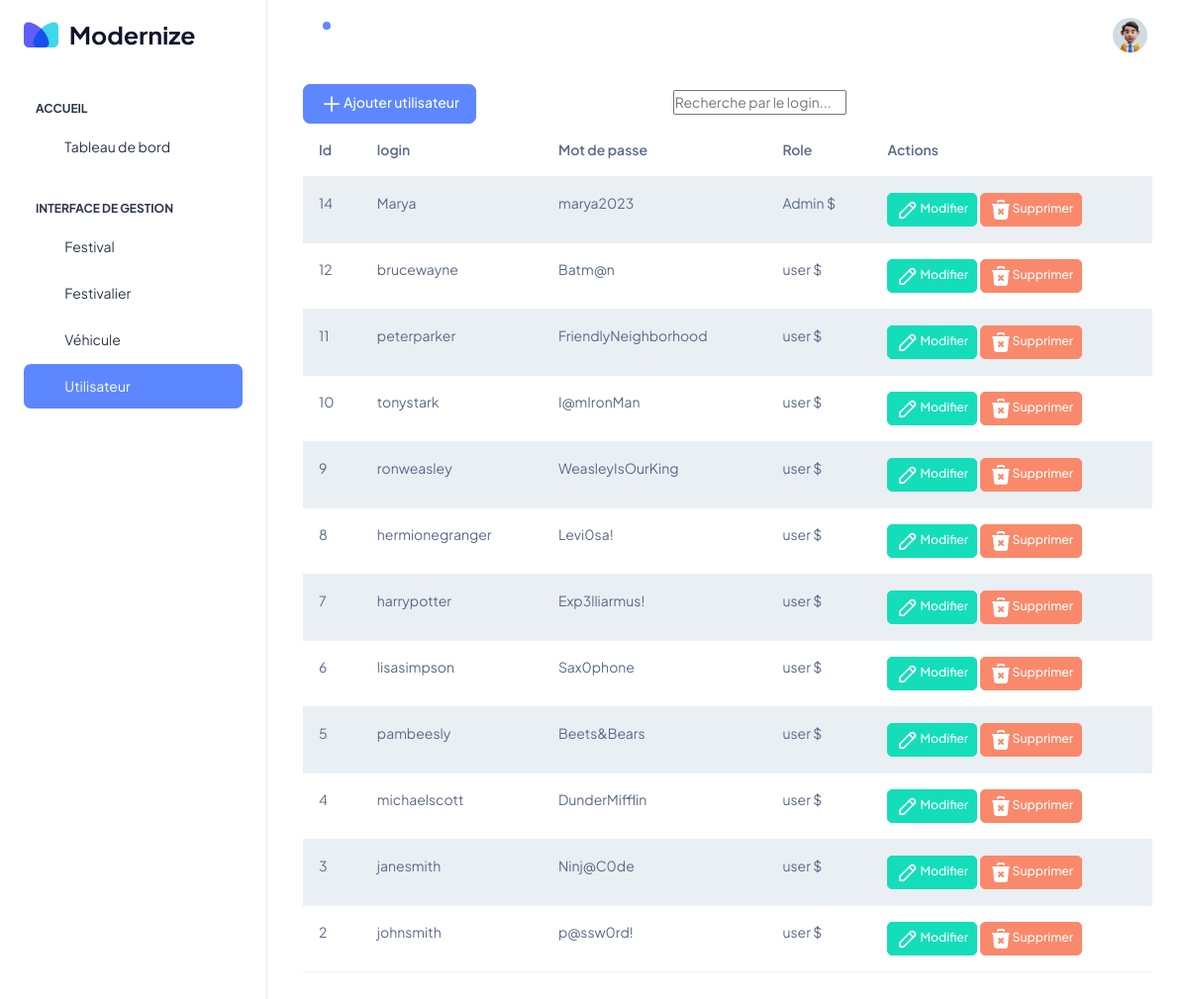
Screenshot of /index.php?action=utilisateur (signed in) with the database file from the repository.
### tables this page shows
CREATE TABLE IF NOT EXISTS `utilisateur` (
  `id_utilis` int NOT NULL AUTO_INCREMENT,
  `login` varchar(50) NOT NULL,
  `mdp` varchar(50) NOT NULL,
  `role` varchar(20) NOT NULL,
  PRIMARY KEY (`id_utilis`)
);

### app/Controllers/BaseController.php (called while the page is built, shortened)
<?php
class BaseController
{
    public static function view($view, $data = NULL)
    {
        require "resources/views/" . $view . ".php";
    }
}

### app/Controllers/UtilisateurController.php (called while the page is built, shortened)
<?php
class UtilisateurController extends BaseController
{
    public static function getModel()
    {
        if (is_null(static::$model)) {
            static::$model = new Utilisateur();
        }
        return static::$model;
    }
    public static function indexAction()
    {
        $utilisateurs = static::getModel()->latest();
        static::view("utilisateur", $utilisateurs);
    }
}

### app/models/Model.php (called while the page is built, shortened)
<?php
class Model
{
    protected static $db;
     public function getId_utilis()
     {
         return $this->id_utilis;
     }
    public static function database()
    {
        if (is_null(static::$db)) {
            static::$db = new PDO('mysql:dbname=festivoiturage;host=localhost', "root", "");
        }
        return static::$db;
    }
}

### app/models/Utilisateur.php (called while the page is built, shortened)
<?php
class Utilisateur extends Model
{
    private $login;
    private $mdp;
    private $role;
    public function getLogin()
    {
        return $this->login;
    }
    public function getMdp()
    {
        return $this->mdp;
    }
    public function getRole()
    {
        return $this->role;
    }
    public function latest()
    {
        return static::database()->query('SELECT * FROM utilisateur order by id_utilis DESC')
            ->fetchAll(PDO::FETCH_CLASS, __CLASS__);
    }
}

### resources/views/utilisateur.php (the view, shortened to what this page needs)
        <a href="index.php?action=createUtilisateur" class="btn btn-primary">Ajouter utilisateur</a>
&emsp; &emsp; &emsp; &emsp; &emsp; &emsp; &emsp; &emsp; &emsp; &emsp; &emsp; &emsp;  <input type="text" id="myInput" onkeyup="myFunction()" placeholder="Recherche par le login...">
    <table class="table table-striped" id="myTable">
        <thead>
        <tr>
            <th>Id</th>
            <th>login</th>
            <th>Mot de passe</th>
            <th>Role</th>
            <th>Actions</th>
        </tr>
        </thead>
        <tbody>
        <?php
        foreach ($data as $utilisateur): ?>
            <tr>
                <td><?= $utilisateur->getId_utilis() ?></td>
                <td><?= $utilisateur->getLogin() ?></td>
                <td><?= $utilisateur->getMdp() ?></td>
                <td><?= $utilisateur->getRole() ?> $</td>
                <td>
                    <a href="index.php?action=editUtilisateur&id_utilis=<?php echo $utilisateur->getId_utilis() ?>" class="btn btn-success btn-sm">Modifier</a>
                    <a onclick="return confirm('Voulez vous vraiment supprimer l\'utilisateur <?= $utilisateur->getLogin() ?>');" href="index.php?action=destroyUtilisateur&id_utilis=<?php echo $utilisateur->getId_utilis() ?>" class="btn btn-danger btn-sm">Supprimer</a>
                </td>
            </tr>
        <?php endforeach; ?>
        </tbody>
    </table>
    </div>
  </div>
  <?php
include_once 'layout.php';
?>

### rows the page displays
utilisateur: id_utilis "14", login "Marya", mdp "marya2023", role "Admin"
utilisateur: id_utilis "12", login "brucewayne", mdp "Batm@n", role "user"
utilisateur: id_utilis "11", login "peterparker", mdp "FriendlyNeighborhood", role "user"
utilisateur: id_utilis "10", login "tonystark", mdp "I@mIronMan", role "user"
utilisateur: id_utilis "9", login "ronweasley", mdp "WeasleyIsOurKing", role "user"
utilisateur: id_utilis "8", login "hermionegranger", mdp "Levi0sa!", role "user"
utilisateur: id_utilis "7", login "harrypotter", mdp "Exp3lliarmus!", role "user"
utilisateur: id_utilis "6", login "lisasimpson", mdp "Sax0phone", role "user"
utilisateur: id_utilis "5", login "pambeesly", mdp "Beets&Bears", role "user"
utilisateur: id_utilis "4", login "michaelscott", mdp "DunderMifflin", role "user"
utilisateur: id_utilis "3", login "janesmith", mdp "Ninj@C0de", role "user"
utilisateur: id_utilis "2", login "johnsmith", mdp "p@ssw0rd!", role "user"
